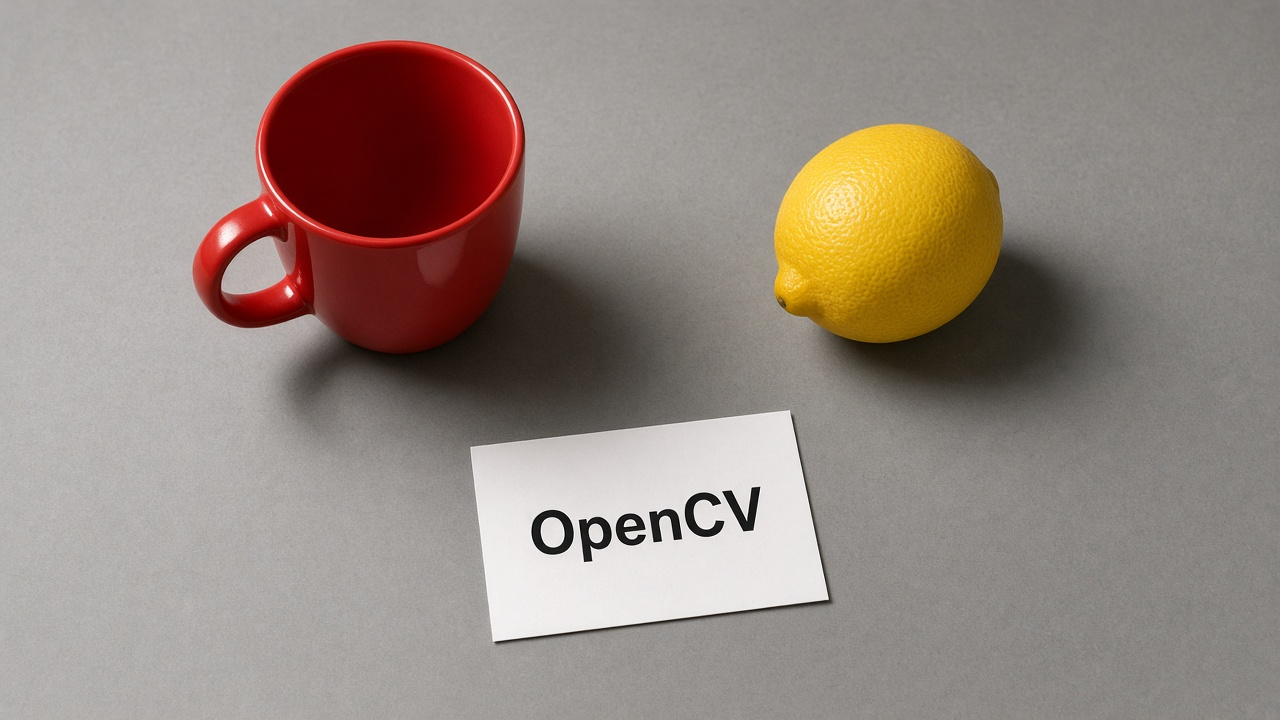
#> input picture Python/assets/imagem_base_opencv.jpg, 1280 x 720 px, found by its file name
$ python exemplo_01_correlacao_manual.py
#> lines starting #> are read from the running program, lines starting #| are printed output that depends on the picture
import cv2
import numpy as np

def correlacao_manual(imagem, kernel):
    altura_k, largura_k = kernel.shape

    # Garante que a matriz do filtro tenha um pixel central exato (ex: 3x3, 5x5)
    if altura_k % 2 == 0 or largura_k % 2 == 0:
        raise ValueError("O kernel deve ter dimensões ímpares.")

    # Calcula quantos pixels o kernel se estende a partir do centro
    raio_y = altura_k // 2
    raio_x = largura_k // 2

    # Adiciona uma margem espelhada ao redor da imagem
    # Isso evita erro de "out of bounds" ao aplicar o kernel nos pixels das beiradas
    borda = cv2.copyMakeBorder(
        imagem, raio_y, raio_y, raio_x, raio_x,
        cv2.BORDER_REFLECT_101,
    )

    # Matriz vazia para armazenar o resultado temporário com precisão decimal
    saida = np.zeros(imagem.shape, dtype=np.float32)

    # Percorre cada pixel da imagem original (janela deslizante)
    for y in range(imagem.shape[0]):
        for x in range(imagem.shape[1]):
            soma = 0.0

            # Sobrepõe o kernel na região atual e faz a soma ponderada
            for ky in range(altura_k):
                for kx in range(largura_k):
                    pixel = float(borda[y + ky, x + kx])
                    peso = float(kernel[ky, kx])
                    soma += pixel * peso

            # Grava o resultado matemático no pixel central da janela
            saida[y, x] = soma

    # Corta os valores que extrapolaram 0-255 e converte de volta para formato de imagem (inteiro 8 bits)
    return np.clip(saida, 0, 255).astype(np.uint8)

entrada = "assets/imagem_base_opencv.jpg"
imagem = cv2.imread(entrada, cv2.IMREAD_GRAYSCALE)
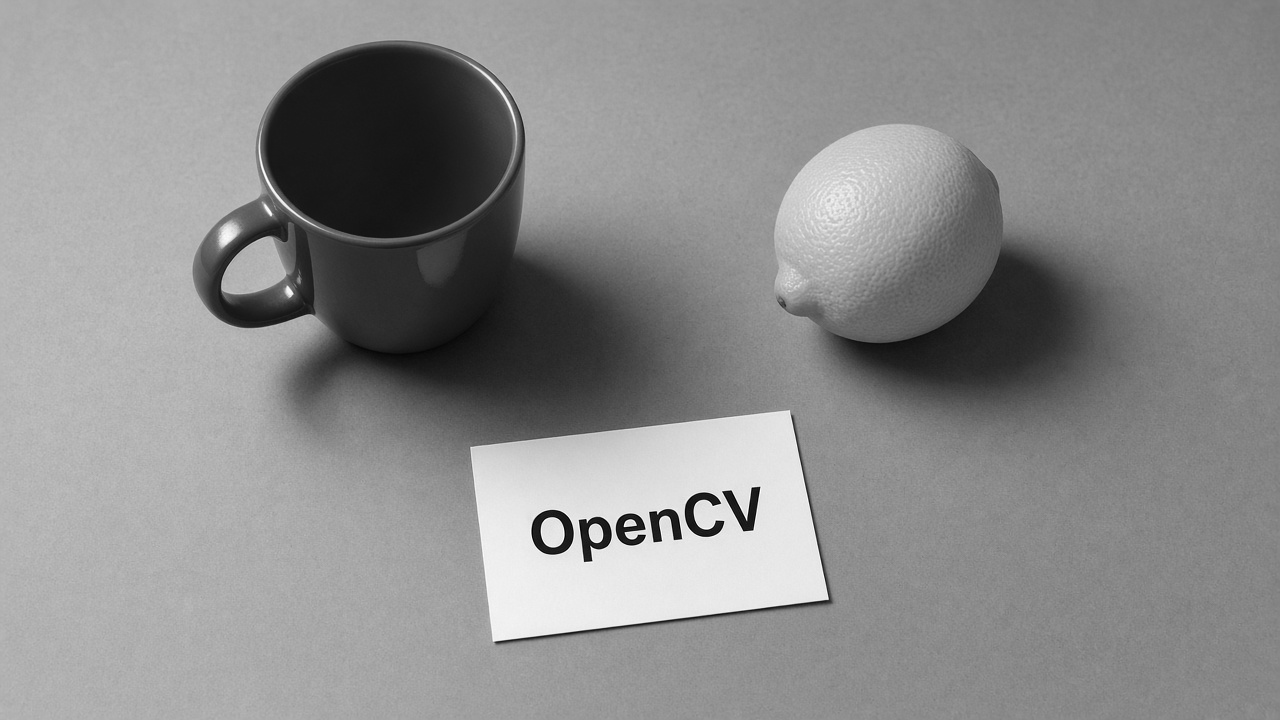
#> imagem: shape (720, 1280); min 0, max 255, mean 140.5
if imagem is None:
    raise FileNotFoundError(f"Não foi possível abrir: {entrada}")

# Cria um filtro de média 3x3 (Filtro passa-baixa)
# Cada uma das 9 posições recebe o peso de 1/9, resultando em um efeito de desfoque (blur)
kernel_media = np.full((3, 3), 1 / 9, dtype=np.float32)

filtrada = correlacao_manual(imagem, kernel_media)

cv2.imshow("Original", imagem)
cv2.imshow("Correlacao manual", filtrada)
cv2.waitKey(0)
cv2.destroyAllWindows()

$ run again, with Python/assets/comparacao_transformacoes.jpg copied over Python/assets/imagem_base_opencv.jpg
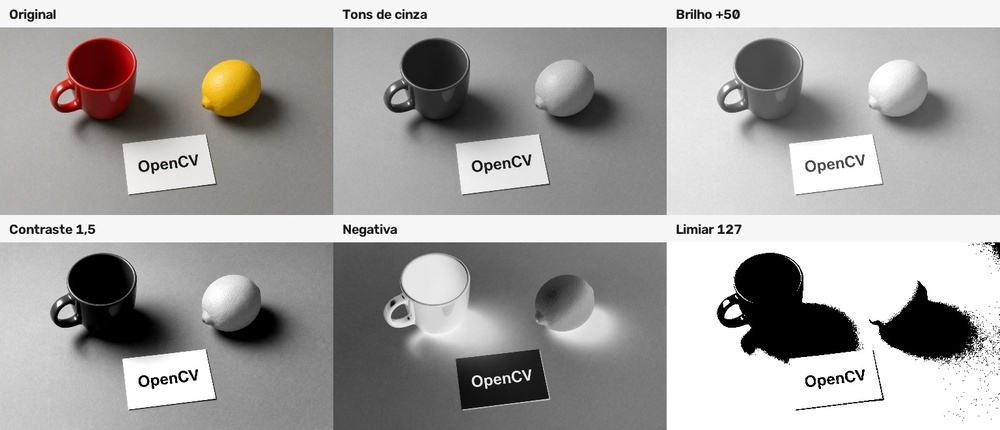
#> input picture Python/assets/comparacao_transformacoes.jpg, 1000 x 430 px, shrunk from 1536 x 660 before the run, found by its file name
#> in correlacao_manual, `borda = cv2.copyMakeBorder( imagem, raio_y, raio_y, raio_x, raio_x, cv..`:
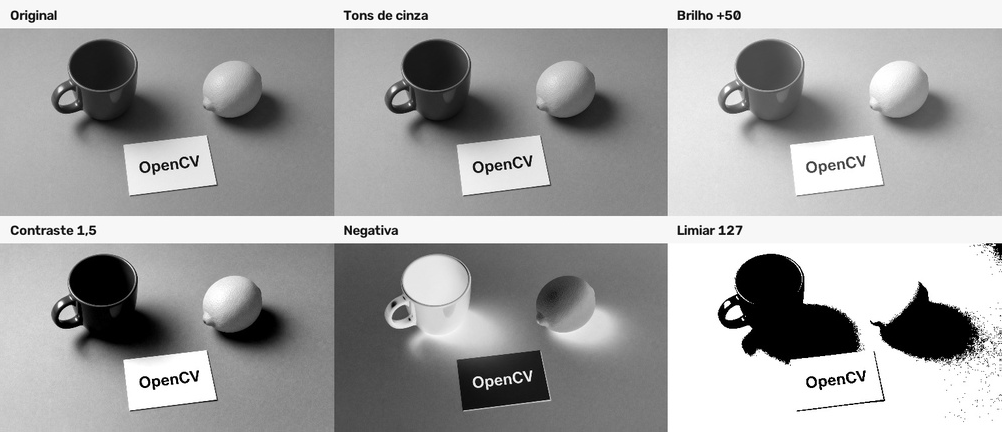
#> borda: shape (432, 1002); min 0, max 255, mean 165.8
#> after the loop in correlacao_manual, `for y in range(imagem.shape[0]):`:
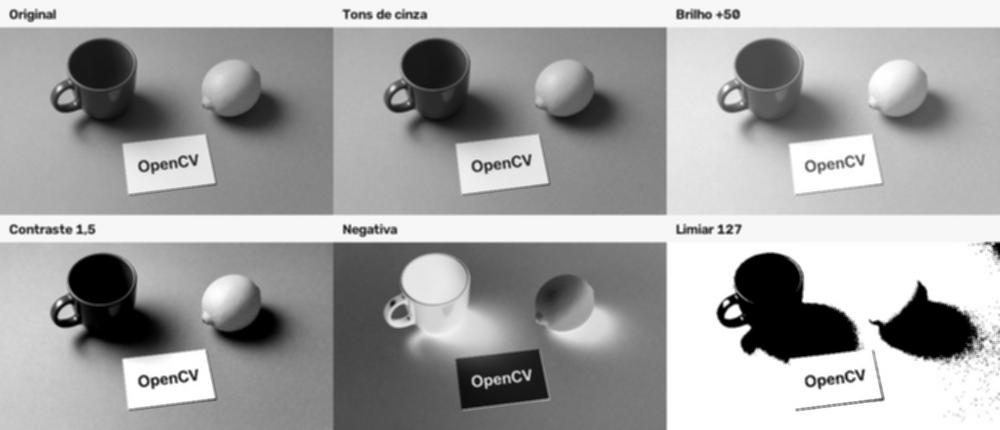
#> saida: shape (430, 1000) float32; min 0, max 255, mean 165.5
